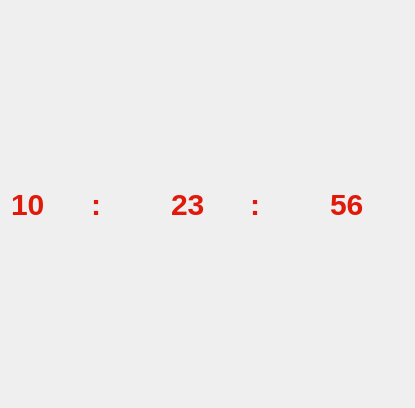
<?xml version="1.0" encoding="UTF-8"?>
<ui version="4.0">
 <class>Form</class>
 <widget class="QWidget" name="Form">
  <property name="geometry">
   <rect>
    <x>0</x>
    <y>0</y>
    <width>415</width>
    <height>408</height>
   </rect>
  </property>
  <property name="windowTitle">
   <string>Form</string>
  </property>
  <layout class="QHBoxLayout" name="horizontalLayout">
   <item>
    <widget class="QLabel" name="label_horas">
     <property name="styleSheet">
      <string notr="true">QLabel {
    color: #E0190B;             /* Verde Neón tipo LCD */
    background-color: transparent; /* Fondo transparente para ver el negro de atrás */
    font-family: &quot;Courier New&quot;; /* Fuente monoespaciada (ancho fijo) */
    font-weight: bold;
    font-size:  30px;            /* Tamaño grande */
    border: none;               /* Sin bordes individuales */
}</string>
     </property>
     <property name="text">
      <string>10</string>
     </property>
    </widget>
   </item>
   <item>
    <widget class="QLabel" name="label_dos_puntos">
     <property name="styleSheet">
      <string notr="true">QLabel {
    color: #E0190B;             /* Verde Neón tipo LCD */
    background-color: transparent; /* Fondo transparente para ver el negro de atrás */
    font-family: &quot;Courier New&quot;; /* Fuente monoespaciada (ancho fijo) */
    font-weight: bold;
    font-size: 30px;            /* Tamaño grande */
    border: none;               /* Sin bordes individuales */
}</string>
     </property>
     <property name="text">
      <string>:</string>
     </property>
    </widget>
   </item>
   <item>
    <widget class="QLabel" name="label_minutos">
     <property name="styleSheet">
      <string notr="true">QLabel {
    color: #E0190B;             /* Verde Neón tipo LCD */
    background-color: transparent; /* Fondo transparente para ver el negro de atrás */
    font-family: &quot;Courier New&quot;; /* Fuente monoespaciada (ancho fijo) */
    font-weight: bold;
    font-size: 30px;            /* Tamaño grande */
    border: none;               /* Sin bordes individuales */
}</string>
     </property>
     <property name="text">
      <string>23</string>
     </property>
    </widget>
   </item>
   <item>
    <widget class="QLabel" name="label_dos_puntos_2">
     <property name="styleSheet">
      <string notr="true">QLabel {
    color: #E0190B;             /* Verde Neón tipo LCD */
    background-color: transparent; /* Fondo transparente para ver el negro de atrás */
    font-family: &quot;Courier New&quot;; /* Fuente monoespaciada (ancho fijo) */
    font-weight: bold;
    font-size: 30px;            /* Tamaño grande */
    border: none;               /* Sin bordes individuales */
}</string>
     </property>
     <property name="text">
      <string>:</string>
     </property>
    </widget>
   </item>
   <item>
    <widget class="QLabel" name="label_segundos">
     <property name="styleSheet">
      <string notr="true">QLabel {
    color: #E0190B;             /* Verde Neón tipo LCD */
    background-color: transparent; /* Fondo transparente para ver el negro de atrás */
    font-family: &quot;Courier New&quot;; /* Fuente monoespaciada (ancho fijo) */
    font-weight: bold;
    font-size: 30px;            /* Tamaño grande */
    border: none;               /* Sin bordes individuales */
}</string>
     </property>
     <property name="text">
      <string>56</string>
     </property>
    </widget>
   </item>
  </layout>
 </widget>
 <resources/>
 <connections/>
</ui>
